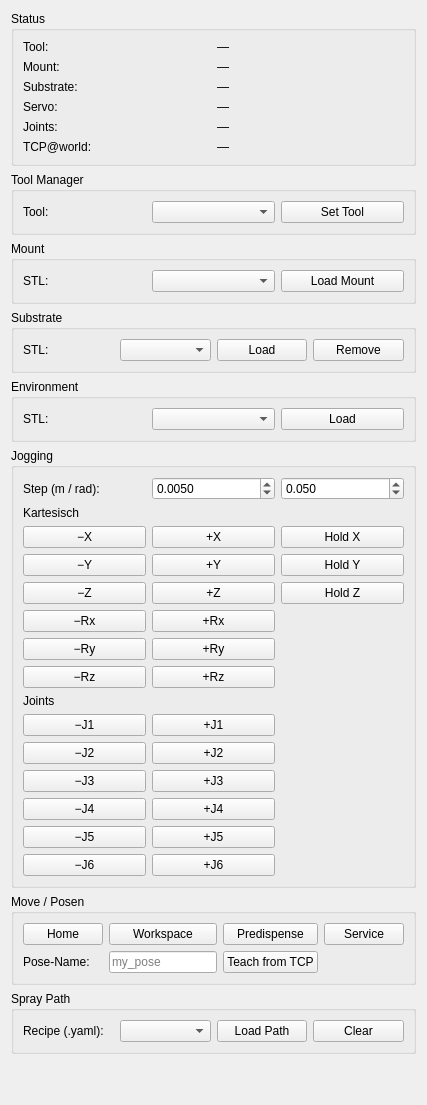
<?xml version="1.0" encoding="UTF-8"?>
<ui version="4.0">
 <class>ServiceTab</class>
 <widget class="QWidget" name="ServiceTab">
  <property name="windowTitle">
   <string>Service</string>
  </property>
  <layout class="QVBoxLayout" name="verticalLayout_root">

   <!-- ========== STATUS (immer sichtbar) ========== -->
   <item>
    <widget class="QGroupBox" name="groupStatus">
     <property name="title"><string>Status</string></property>
     <layout class="QGridLayout" name="gridStatus">
      <item row="0" column="0"><widget class="QLabel" name="lblToolCaption"><property name="text"><string>Tool:</string></property></widget></item>
      <item row="0" column="1"><widget class="QLabel" name="lblTool"><property name="text"><string>—</string></property></widget></item>

      <item row="1" column="0"><widget class="QLabel" name="lblMountCaption"><property name="text"><string>Mount:</string></property></widget></item>
      <item row="1" column="1"><widget class="QLabel" name="lblMount"><property name="text"><string>—</string></property></widget></item>

      <item row="2" column="0"><widget class="QLabel" name="lblSubstrateCaption"><property name="text"><string>Substrate:</string></property></widget></item>
      <item row="2" column="1"><widget class="QLabel" name="lblSubstrate"><property name="text"><string>—</string></property></widget></item>

      <item row="3" column="0"><widget class="QLabel" name="lblServoCaption"><property name="text"><string>Servo:</string></property></widget></item>
      <item row="3" column="1"><widget class="QLabel" name="lblServo"><property name="text"><string>—</string></property></widget></item>

      <item row="4" column="0"><widget class="QLabel" name="lblJointsCaption"><property name="text"><string>Joints:</string></property></widget></item>
      <item row="4" column="1"><widget class="QLabel" name="lblJoints"><property name="text"><string>—</string></property></widget></item>

      <item row="5" column="0"><widget class="QLabel" name="lblTcpCaption"><property name="text"><string>TCP@world:</string></property></widget></item>
      <item row="5" column="1"><widget class="QLabel" name="lblTcpPose"><property name="text"><string>—</string></property></widget></item>
     </layout>
    </widget>
   </item>

   <!-- ========== TOOL MANAGER ========== -->
   <item>
    <widget class="QGroupBox" name="groupTool">
     <property name="title"><string>Tool Manager</string></property>
     <layout class="QHBoxLayout" name="hTool">
      <item><widget class="QLabel" name="labelTool"><property name="text"><string>Tool:</string></property></widget></item>
      <item><widget class="QComboBox" name="cbTool"/></item>
      <item><widget class="QPushButton" name="btnToolSet"><property name="text"><string>Set Tool</string></property></widget></item>
     </layout>
    </widget>
   </item>

   <!-- ========== MOUNT ========== -->
   <item>
    <widget class="QGroupBox" name="groupMount">
     <property name="title"><string>Mount</string></property>
     <layout class="QHBoxLayout" name="hMount">
      <item><widget class="QLabel" name="labelMount"><property name="text"><string>STL:</string></property></widget></item>
      <item><widget class="QComboBox" name="cbMount"/></item>
      <item><widget class="QPushButton" name="btnMountLoad"><property name="text"><string>Load Mount</string></property></widget></item>
     </layout>
    </widget>
   </item>

   <!-- ========== SUBSTRATE ========== -->
   <item>
    <widget class="QGroupBox" name="groupSubstrate">
     <property name="title"><string>Substrate</string></property>
     <layout class="QHBoxLayout" name="hSubstrate">
      <item><widget class="QLabel" name="labelSubstrate"><property name="text"><string>STL:</string></property></widget></item>
      <item><widget class="QComboBox" name="cbSubstrate"/></item>
      <item><widget class="QPushButton" name="btnSubstrateLoad"><property name="text"><string>Load</string></property></widget></item>
      <item><widget class="QPushButton" name="btnSubstrateRemove"><property name="text"><string>Remove</string></property></widget></item>
     </layout>
    </widget>
   </item>

   <!-- ========== ENVIRONMENT ========== -->
   <item>
    <widget class="QGroupBox" name="groupEnv">
     <property name="title"><string>Environment</string></property>
     <layout class="QHBoxLayout" name="hEnv">
      <item><widget class="QLabel" name="labelEnv"><property name="text"><string>STL:</string></property></widget></item>
      <item><widget class="QComboBox" name="cbEnv"/></item>
      <item><widget class="QPushButton" name="btnEnvLoad"><property name="text"><string>Load</string></property></widget></item>
     </layout>
    </widget>
   </item>

   <!-- ========== JOGGING ========== -->
   <item>
    <widget class="QGroupBox" name="groupJog">
     <property name="title"><string>Jogging</string></property>
     <layout class="QGridLayout" name="gridJog">
      <item row="0" column="0"><widget class="QLabel"><property name="text"><string>Step (m / rad):</string></property></widget></item>
      <item row="0" column="1"><widget class="QDoubleSpinBox" name="sbStepLin"><property name="decimals"><number>4</number></property><property name="singleStep"><double>0.001000</double></property><property name="value"><double>0.005000</double></property></widget></item>
      <item row="0" column="2"><widget class="QDoubleSpinBox" name="sbStepRot"><property name="decimals"><number>3</number></property><property name="singleStep"><double>0.010000</double></property><property name="value"><double>0.050000</double></property></widget></item>

      <!-- Cartesian -->
      <item row="1" column="0" colspan="3"><widget class="QLabel"><property name="text"><string>Kartesisch</string></property></widget></item>
      <item row="2" column="0"><widget class="QPushButton" name="btnXminus"><property name="text"><string>−X</string></property></widget></item>
      <item row="2" column="1"><widget class="QPushButton" name="btnXplus"><property name="text"><string>+X</string></property></widget></item>
      <item row="2" column="2"><widget class="QPushButton" name="btnHoldX"><property name="text"><string>Hold X</string></property></widget></item>

      <item row="3" column="0"><widget class="QPushButton" name="btnYminus"><property name="text"><string>−Y</string></property></widget></item>
      <item row="3" column="1"><widget class="QPushButton" name="btnYplus"><property name="text"><string>+Y</string></property></widget></item>
      <item row="3" column="2"><widget class="QPushButton" name="btnHoldY"><property name="text"><string>Hold Y</string></property></widget></item>

      <item row="4" column="0"><widget class="QPushButton" name="btnZminus"><property name="text"><string>−Z</string></property></widget></item>
      <item row="4" column="1"><widget class="QPushButton" name="btnZplus"><property name="text"><string>+Z</string></property></widget></item>
      <item row="4" column="2"><widget class="QPushButton" name="btnHoldZ"><property name="text"><string>Hold Z</string></property></widget></item>

      <item row="5" column="0"><widget class="QPushButton" name="btnRxminus"><property name="text"><string>−Rx</string></property></widget></item>
      <item row="5" column="1"><widget class="QPushButton" name="btnRxplus"><property name="text"><string>+Rx</string></property></widget></item>

      <item row="6" column="0"><widget class="QPushButton" name="btnRyminus"><property name="text"><string>−Ry</string></property></widget></item>
      <item row="6" column="1"><widget class="QPushButton" name="btnRyplus"><property name="text"><string>+Ry</string></property></widget></item>

      <item row="7" column="0"><widget class="QPushButton" name="btnRzminus"><property name="text"><string>−Rz</string></property></widget></item>
      <item row="7" column="1"><widget class="QPushButton" name="btnRzplus"><property name="text"><string>+Rz</string></property></widget></item>

      <!-- Joints -->
      <item row="8" column="0" colspan="3"><widget class="QLabel"><property name="text"><string>Joints</string></property></widget></item>
      <item row="9" column="0"><widget class="QPushButton" name="btnJ1minus"><property name="text"><string>−J1</string></property></widget></item>
      <item row="9" column="1"><widget class="QPushButton" name="btnJ1plus"><property name="text"><string>+J1</string></property></widget></item>
      <item row="10" column="0"><widget class="QPushButton" name="btnJ2minus"><property name="text"><string>−J2</string></property></widget></item>
      <item row="10" column="1"><widget class="QPushButton" name="btnJ2plus"><property name="text"><string>+J2</string></property></widget></item>
      <item row="11" column="0"><widget class="QPushButton" name="btnJ3minus"><property name="text"><string>−J3</string></property></widget></item>
      <item row="11" column="1"><widget class="QPushButton" name="btnJ3plus"><property name="text"><string>+J3</string></property></widget></item>
      <item row="12" column="0"><widget class="QPushButton" name="btnJ4minus"><property name="text"><string>−J4</string></property></widget></item>
      <item row="12" column="1"><widget class="QPushButton" name="btnJ4plus"><property name="text"><string>+J4</string></property></widget></item>
      <item row="13" column="0"><widget class="QPushButton" name="btnJ5minus"><property name="text"><string>−J5</string></property></widget></item>
      <item row="13" column="1"><widget class="QPushButton" name="btnJ5plus"><property name="text"><string>+J5</string></property></widget></item>
      <item row="14" column="0"><widget class="QPushButton" name="btnJ6minus"><property name="text"><string>−J6</string></property></widget></item>
      <item row="14" column="1"><widget class="QPushButton" name="btnJ6plus"><property name="text"><string>+J6</string></property></widget></item>
     </layout>
    </widget>
   </item>

   <!-- ========== MOVE / POSEN ========== -->
   <item>
    <widget class="QGroupBox" name="groupMove">
     <property name="title"><string>Move / Posen</string></property>
     <layout class="QGridLayout" name="gridMove">
      <item row="0" column="0"><widget class="QPushButton" name="btnMoveHome"><property name="text"><string>Home</string></property></widget></item>
      <item row="0" column="1"><widget class="QPushButton" name="btnMoveWorkspace"><property name="text"><string>Workspace</string></property></widget></item>
      <item row="0" column="2"><widget class="QPushButton" name="btnMovePredispense"><property name="text"><string>Predispense</string></property></widget></item>
      <item row="0" column="3"><widget class="QPushButton" name="btnMoveService"><property name="text"><string>Service</string></property></widget></item>

      <item row="1" column="0"><widget class="QLabel"><property name="text"><string>Pose-Name:</string></property></widget></item>
      <item row="1" column="1"><widget class="QLineEdit" name="leTeachName"><property name="placeholderText"><string>my_pose</string></property></widget></item>
      <item row="1" column="2"><widget class="QPushButton" name="btnTeachFromTcp"><property name="text"><string>Teach from TCP</string></property></widget></item>
     </layout>
    </widget>
   </item>

   <!-- ========== SPRAY PATH ========== -->
   <item>
    <widget class="QGroupBox" name="groupSpray">
     <property name="title"><string>Spray Path</string></property>
     <layout class="QHBoxLayout" name="hSpray">
      <item><widget class="QLabel" name="labelSpray"><property name="text"><string>Recipe (.yaml):</string></property></widget></item>
      <item><widget class="QComboBox" name="cbSpray"/></item>
      <item><widget class="QPushButton" name="btnSprayLoad"><property name="text"><string>Load Path</string></property></widget></item>
      <item><widget class="QPushButton" name="btnSprayClear"><property name="text"><string>Clear</string></property></widget></item>
     </layout>
    </widget>
   </item>

   <item>
    <spacer name="verticalSpacer">
     <property name="orientation"><enum>Qt::Vertical</enum></property>
     <property name="sizeHint" stdset="0"><size><width>20</width><height>40</height></size></property>
    </spacer>
   </item>

  </layout>
 </widget>
 <resources/>
 <connections/>
</ui>
